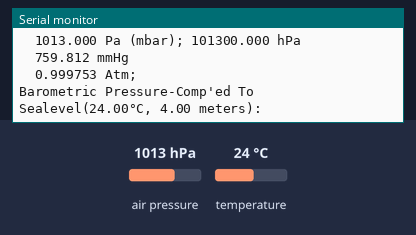
A sketch run on a simulated Arduino Uno, built with avr-gcc and run on an emulated ATmega328P. On the bench: the last lines printed to the serial monitor. Inputs (shaded band) come from the test bench; at power-on: air pressure 1013 hPa, temperature 24 °C.

Above: at 1.7 s.
1.8 s: air pressure set to 952 hPa
At 2.9 s:
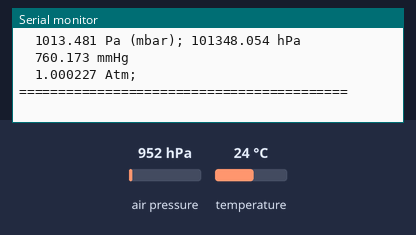
7.2 s: temperature set to 12 °C
At 11.5 s:
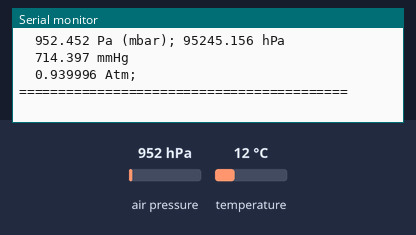
12.6 s: air pressure set to 975 hPa
At 15.8 s:
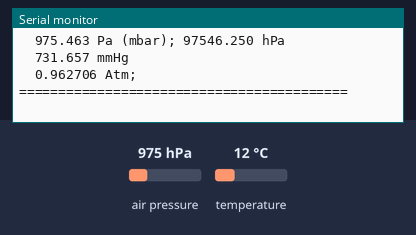
Timing chart, 0 to 17.3 s (numbered marks = the images above; inputs shaded):
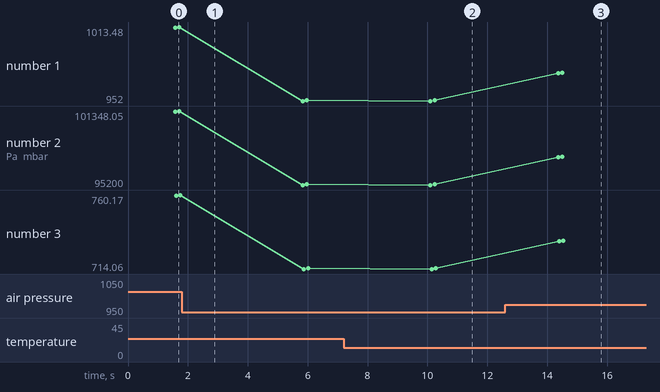

Measured:
- after the input at 7.2 s, the serial monitor: prints a new line after 2.8 s (image 2)
- after the input at 12.6 s, the serial monitor: prints a new line after 1.8 s (image 3)
- plotted number 1: 1013.48 → 952.45 after the input at 1.8 s, 952.45 → 975.46 after the input at 12.6 s
- plotted number 2: 101348.05 → 95245.16 after the input at 1.8 s, 95245.16 → 97546.25 after the input at 12.6 s
- plotted number 3: 760.17 → 714.4 after the input at 1.8 s, 714.4 → 731.66 after the input at 12.6 s

The sketch:

2022WeatherBMP180-04m.ino
```cpp
//Arduino Wemos R1 D1 (ESP8266 Boards 2.5.2) & GY-68 BMP180
//SCL=Wemos pin D1 (GPIO5 SCL) SDA=Wemos pin D2 (GPIO4 SDA)
//Outputs data to COM Monitor screen.
//BMP180 delivers uncompensated pressure & temperature values
//startPressure(3)--> 0 to 3. 3=hi rez, but slower
//0=low rez, but faster. Routine returns msecs to wait b4 pressure read

#include <Wire.h>                         //Serial library
#include <SFE_BMP180.h>                   //Include BMP180 library
SFE_BMP180 BMP180;                        //Pressure routine
#define ALTITUDE 4.0                      //Device altitude, meters
#define S_prt Serial.print                //Short name for Serial.print
#define S_pln Serial.println              //Short name for Serial.println

char status;                              //Status returned from BMP180
double T, P;                              //Absolute Temp, Pressure
double p0, a;                             //Relative press sealevel, alt
double Tf;                                //Temporary temp F

void(* resetFunc) (void) = 0;             //Reset Arduino function at addr 0

void setup() {
  Serial.begin(9600);                     //Open Com
  delay(500);                             //Allow serial to open
  if (BMP180.begin())                     //Init & if pressure available
    S_pln("BMP180 opened");               //Tell user success
  else {
    S_pln("BMP180 open failed\n");        //Tell user fail
    resetFunc();                          //Restart Arduino
  }
}
void loop() {
  status = BMP180.startTemperature();     //Start temp reading
  if (status != 0){                       //If start success
    delay(1000);                          //Wait>=4.5 mSec after start b4 get
    status = BMP180.getTemperature(T);    //Start temp reading
    if (status != 0){                     //If temp gotten
      S_prt("Temperature: ");S_prt(T, 3); //Temp returned, places
      S_prt("°C; ");
      Tf=((T * 1.8) + 32);                //Calc F
      S_prt(Tf, 3);S_pln("°F");           //Temp F, places
      status = BMP180.startPressure(3);   //0-3 0=fast, low rez. 3=slow, hi rez
      if (status != 0){                   //If success
        delay(status);                    //Above function returns needed delay
        status = BMP180.getPressure(P,T); //Get P(press), Pass T(temp)
        if (status != 0){                 //If success
          S_pln("Barometric Pressure-Absolute: ");
          S_prt("  ");S_prt(P, 3);S_prt(" Pa (mbar); ");  //Print Pressure in Pa mbar
          S_prt(P * 100, 3);S_pln(" hPa");                //Print Pressure in hPa
          S_prt("  ");
          S_prt(P * 0.750061683, 3);S_pln(" mmHg");       //Print Pressure in mmHg
          S_prt("  ");S_prt(P * 0.000986923, 6);          //Print Pressure in atmospheres
          S_pln(" Atm; ");
          p0 = BMP180.sealevel(P, ALTITUDE);              //Pressure based on input alt
          S_prt("Barometric Pressure-Comp'ed To Sealevel(");
          S_prt(T, 2);S_prt("°C, ");                      //Print temp
          a = BMP180.altitude(P, p0);                     //Get comp'ed pressure
          S_prt(a, 2);S_prt(" meters");S_pln("): ");      //
          S_prt("  ");S_prt(p0, 3);S_prt(" Pa (mbar); "); //Comp'ed Pressure in Pa,mbar
          S_prt(p0 * 100, 3);S_pln(" hPa");               //Comp'ed Pressure in hPa
          S_prt("  ");
          S_prt(p0 * 0.750061683, 3);S_pln(" mmHg");      //Comp'ed Pressure in mmHg
          S_prt("  ");S_prt(p0 * 0.000986923, 6);         //Comp'ed Pressure in Atm
          S_pln(" Atm; ");
        }
        else S_pln("Temp reading start fail\n");
      }
      else S_pln("Get temperature fail\n");
    }
    else S_pln("Start pressure reading fail\n");
  }
  else S_pln("Get pressure fail\n");
  S_pln("==========================================");
  delay(3000);
}
```
